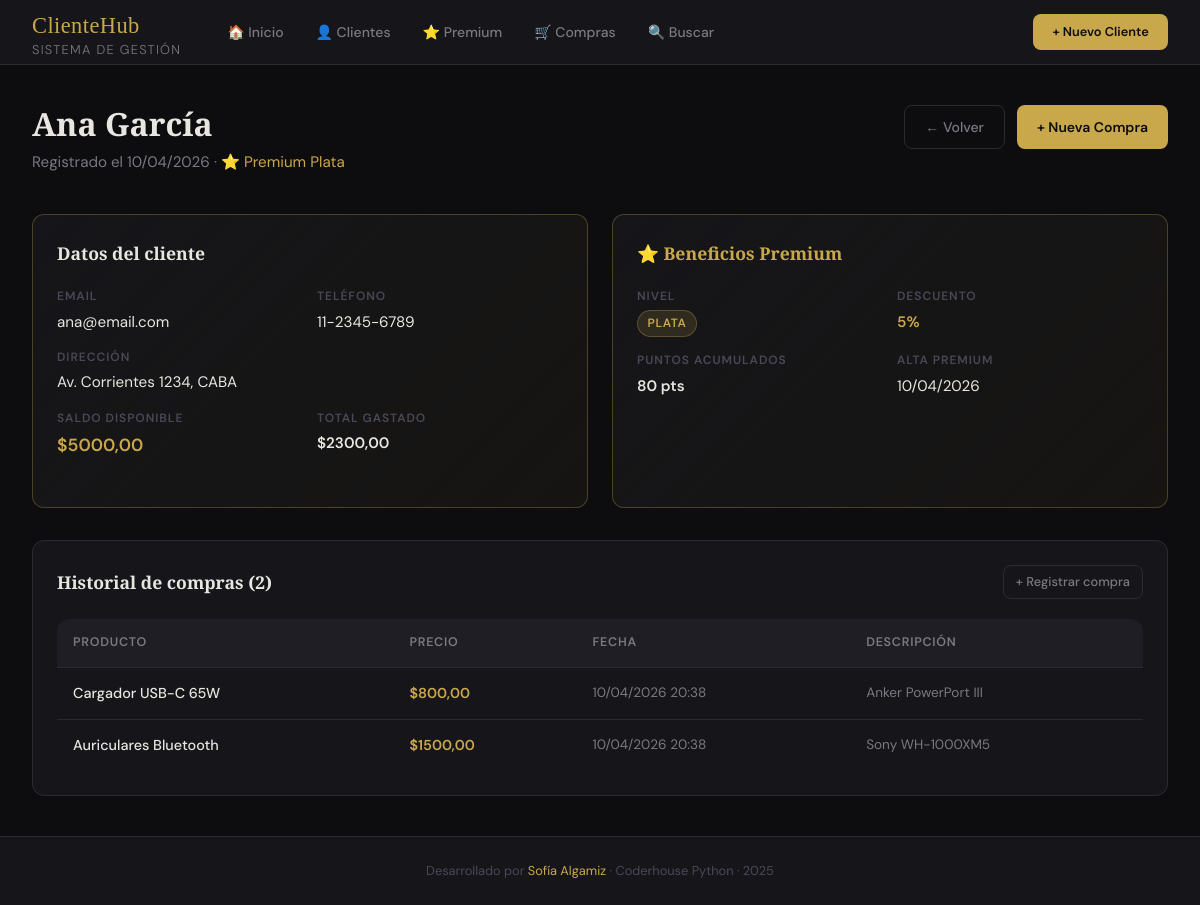
Page /clientes/1/ on the committed database.
### tienda/models.py (models this page shows, shortened)
class Cliente(models.Model):
    nombre = models.CharField(max_length=100)
    email = models.EmailField(unique=True)
    direccion = models.CharField(max_length=200)
    telefono = models.CharField(max_length=20)
    saldo = models.DecimalField(max_digits=10, decimal_places=2, default=0.00)
    fecha_registro = models.DateTimeField(default=timezone.now)
    class Meta:
        ordering = ['-fecha_registro']
        verbose_name = "Cliente"
        verbose_name_plural = "Clientes"
    def total_gastado(self):
        return sum(c.precio for c in self.compra_set.all())

class ClientePremium(models.Model):
    cliente = models.OneToOneField(Cliente, on_delete=models.CASCADE, related_name='premium')
    descuento = models.DecimalField(max_digits=4, decimal_places=2, default=0.10,
                                    help_text="Ej: 0.10 = 10% de descuento")
    puntos = models.PositiveIntegerField(default=0)
    nivel = models.CharField(max_length=20, choices=[
        ('plata', 'Plata'),
        ('oro', 'Oro'),
        ('platino', 'Platino'),
    ], default='plata')
    fecha_alta_premium = models.DateField(auto_now_add=True)
    class Meta:
        verbose_name = "Cliente Premium"
        verbose_name_plural = "Clientes Premium"
    def descuento_porcentaje(self):
        return int(self.descuento * 100)

class Compra(models.Model):
    cliente = models.ForeignKey(Cliente, on_delete=models.CASCADE)
    producto = models.CharField(max_length=150)
    precio = models.DecimalField(max_digits=10, decimal_places=2)
    fecha = models.DateTimeField(default=timezone.now)
    descripcion = models.TextField(blank=True)
    class Meta:
        ordering = ['-fecha']
        verbose_name = "Compra"
        verbose_name_plural = "Compras"

### tienda/views.py (the view)
# urls.py: path('clientes/<int:pk>/', views.detalle_cliente, name='detalle_cliente'),
def detalle_cliente(request, pk):
    cliente = get_object_or_404(Cliente, pk=pk)
    compras = cliente.compra_set.all()
    es_premium = hasattr(cliente, 'premium')
    context = {
        'cliente': cliente,
        'compras': compras,
        'es_premium': es_premium,
    }
    return render(request, 'tienda/detalle_cliente.html', context)

### tienda/templates/tienda/detalle_cliente.html (shortened to what this page needs)
{% extends 'tienda/base.html' %}
{% block content %}
<div class="page-header">
  <div>
    <h1>{{ cliente.nombre }}</h1>
    <p>
      Registrado el {{ cliente.fecha_registro|date:"d/m/Y" }}
      {% if es_premium %}· <span style="color:var(--gold);">⭐ Premium {{ cliente.premium.get_nivel_display }}</span>{% endif %}
    </p>
  </div>
  <div style="display:flex; gap:0.75rem;">
    <a href="{% url 'lista_clientes' %}" class="btn btn-ghost">← Volver</a>
    <a href="{% url 'nueva_compra' %}" class="btn btn-primary">+ Nueva Compra</a>
  </div>
</div>
<div style="display:grid; grid-template-columns: 1fr 1fr; gap:1.5rem; margin-bottom:2rem;">
  <div class="card {% if es_premium %}card-gold{% endif %}">
    <h2 style="font-family:'Playfair Display',serif; font-size:1.1rem; margin-bottom:1.25rem;">
      Datos del cliente
    </h2>
    <div class="detail-grid">
      <div class="detail-item">
        <div class="key">Email</div>
        <div class="val">{{ cliente.email }}</div>
      </div>
      <div class="detail-item">
        <div class="key">Teléfono</div>
        <div class="val">{{ cliente.telefono }}</div>
      </div>
      <div class="detail-item" style="grid-column: 1/-1;">
        <div class="key">Dirección</div>
        <div class="val">{{ cliente.direccion }}</div>
      </div>
      <div class="detail-item">
        <div class="key">Saldo disponible</div>
        <div class="val" style="color:var(--gold); font-weight:600; font-size:1.1rem;">${{ cliente.saldo }}</div>
      </div>
      <div class="detail-item">
        <div class="key">Total gastado</div>
        <div class="val" style="font-weight:600;">${{ cliente.total_gastado }}</div>
      </div>
    </div>
  </div>
  {% if es_premium %}
  <div class="card card-gold">
    <h2 style="font-family:'Playfair Display',serif; font-size:1.1rem; margin-bottom:1.25rem; color:var(--gold);">
      ⭐ Beneficios Premium
    </h2>
    <div class="detail-grid">
      <div class="detail-item">
        <div class="key">Nivel</div>
        <div class="val">
          <span class="badge badge-gold">{{ cliente.premium.get_nivel_display }}</span>
        </div>
      </div>
      <div class="detail-item">
        <div class="key">Descuento</div>
        <div class="val" style="color:var(--gold); font-weight:600;">{{ cliente.premium.descuento_porcentaje }}%</div>
      </div>
      <div class="detail-item">
        <div class="key">Puntos acumulados</div>
        <div class="val" style="font-weight:600;">{{ cliente.premium.puntos }} pts</div>
      </div>
      <div class="detail-item">
        <div class="key">Alta premium</div>
        <div class="val">{{ cliente.premium.fecha_alta_premium|date:"d/m/Y" }}</div>
      </div>
    </div>
  </div>
  {% endif %}
</div>
<div class="card">
  <div style="display:flex; justify-content:space-between; align-items:center; margin-bottom:1.25rem;">
    <h2 style="font-family:'Playfair Display',serif; font-size:1.1rem;">
      Historial de compras ({{ compras|length }})
    </h2>
    <a href="{% url 'nueva_compra' %}" class="btn btn-ghost btn-sm">+ Registrar compra</a>
  </div>
  {% if compras %}
  <div class="table-wrap" style="border:none;">
    <table>
      <thead>
        <tr>
          <th>Producto</th>
          <th>Precio</th>
          <th>Fecha</th>
          <th>Descripción</th>
        </tr>
      </thead>
      <tbody>
        {% for compra in compras %}
        <tr>
          <td style="font-weight:500;">{{ compra.producto }}</td>
          <td style="color:var(--gold); font-weight:600;">${{ compra.precio }}</td>
          <td style="color:var(--text-muted); font-size:0.85rem;">{{ compra.fecha|date:"d/m/Y H:i" }}</td>
          <td style="color:var(--text-muted); font-size:0.85rem;">{{ compra.descripcion|default:"—" }}</td>
        </tr>
        {% endfor %}
      </tbody>
    </table>
  </div>
  {% else %}
  <p style="color:var(--text-dim); font-size:0.875rem; text-align:center; padding:2rem 0;">
    Este cliente aún no tiene compras registradas.
  </p>
  {% endif %}
</div>
{% endblock %}

### tienda/templates/tienda/base.html (style rules this page uses)
:root { --bg: #0d0d0f; --surface: #16161a; --surface2: #1e1e24; --border: #2a2a32; --gold: #c9a84c; --gold-light: #e8c97a; --gold-dim: rgba(201,168,76,0.15); --text: #e8e6e0; --text-muted: #7a7880; --text-dim: #4a4856; --success: #4caf82; --warning: #e8a94c; --danger: #e85c4c; --info: #4c8ce8; --radius: 12px; --radius-sm: 8px; }
*, *::before, *::after { box-sizing: border-box; margin: 0; padding: 0; }
html { scroll-behavior: smooth; }
body { font-family: 'DM Sans', sans-serif; background: var(--bg); color: var(--text); min-height: 100vh; display: flex; flex-direction: column; line-height: 1.6; }
.page-header { margin-bottom: 2.5rem; display: flex; align-items: flex-start; justify-content: space-between; gap: 1rem; }
.page-header h1 { font-family: 'Playfair Display', serif; font-size: 2rem; font-weight: 700; color: var(--text); line-height: 1.2; }
.page-header p { color: var(--text-muted); margin-top: 0.4rem; font-size: 0.95rem; }
.card { background: var(--surface); border: 1px solid var(--border); border-radius: var(--radius); padding: 1.5rem; transition: border-color 0.2s; }
.card-gold { border-color: rgba(201,168,76,0.3); background: linear-gradient(135deg, var(--surface) 0%, rgba(201,168,76,0.05) 100%); }
.table-wrap { overflow-x: auto; border-radius: var(--radius); border: 1px solid var(--border); }
table { width: 100%; border-collapse: collapse; font-size: 0.9rem; }
thead th { background: var(--surface2); padding: 0.875rem 1rem; text-align: left; font-weight: 600; font-size: 0.78rem; text-transform: uppercase; letter-spacing: 0.06em; color: var(--text-muted); border-bottom: 1px solid var(--border); white-space: nowrap; }
tbody tr { border-bottom: 1px solid var(--border); transition: background 0.15s; }
tbody tr:last-child { border-bottom: none; }
tbody td { padding: 0.875rem 1rem; color: var(--text); vertical-align: middle; }
.badge { display: inline-flex; align-items: center; gap: 0.3rem; padding: 0.2rem 0.6rem; border-radius: 20px; font-size: 0.75rem; font-weight: 600; text-transform: uppercase; letter-spacing: 0.05em; }
.badge-gold { background: var(--gold-dim); color: var(--gold); border: 1px solid rgba(201,168,76,0.3); }
.btn { display: inline-flex; align-items: center; gap: 0.4rem; padding: 0.6rem 1.25rem; border-radius: var(--radius-sm); font-family: 'DM Sans', sans-serif; font-size: 0.875rem; font-weight: 500; cursor: pointer; text-decoration: none; border: none; transition: all 0.2s; white-space: nowrap; }
.btn-primary { background: var(--gold); color: var(--bg); font-weight: 600; }
.btn-ghost { background: transparent; color: var(--text-muted); border: 1px solid var(--border); }
.btn-sm { padding: 0.35rem 0.75rem; font-size: 0.8rem; }
.detail-grid { display: grid; grid-template-columns: 1fr 1fr; gap: 0.875rem; margin-bottom: 1.5rem; }
.detail-item .key { font-size: 0.75rem; text-transform: uppercase; letter-spacing: 0.08em; color: var(--text-dim); font-weight: 600; margin-bottom: 0.2rem; }
.detail-item .val { color: var(--text); font-size: 0.95rem; }

### rows in the picture
Cliente: nombre "Ana García", fecha_registro "10/04/2026", premium.nivel "Plata", email "ana@email.com", telefono "11-2345-6789", direccion "Av. Corrientes 1234, CABA", saldo "5000,00", total_gastado "2300,00", premium.nivel "PLATA", premium.descuento_porcentaje "5", premium.puntos "80", premium.fecha_alta_premium "10/04/2026"
Compra: producto "Cargador USB-C 65W", precio "800,00", fecha "10/04/2026 20:38", descripcion "Anker PowerPort III"
Compra: producto "Auriculares Bluetooth", precio "1500,00", fecha "10/04/2026 20:38", descripcion "Sony WH-1000XM5"

### other values in the picture
{{ compras|length }} "2"
